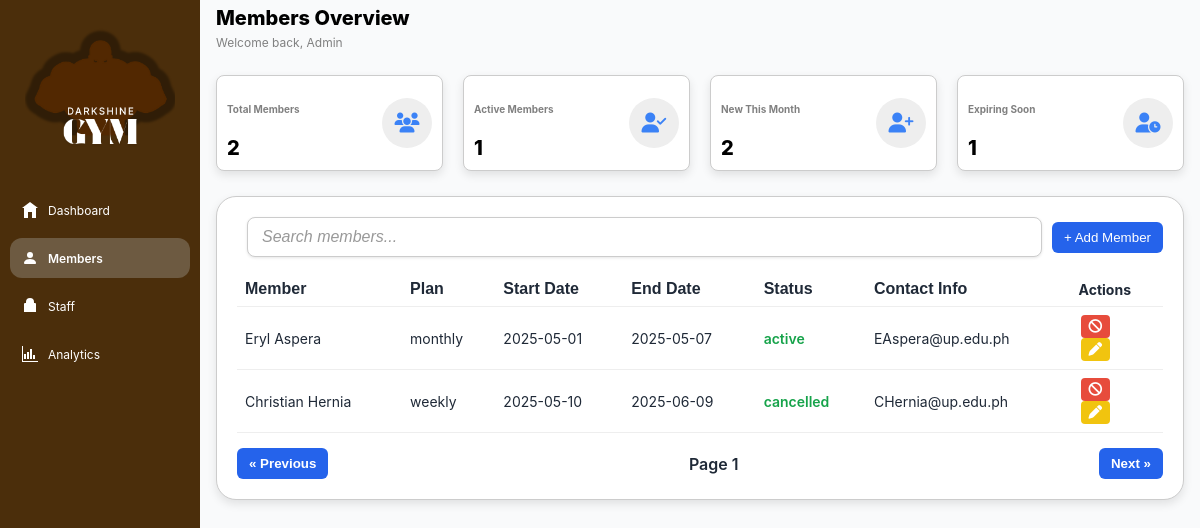
/backend/Members.php, run on an earlier commit of the app's database.
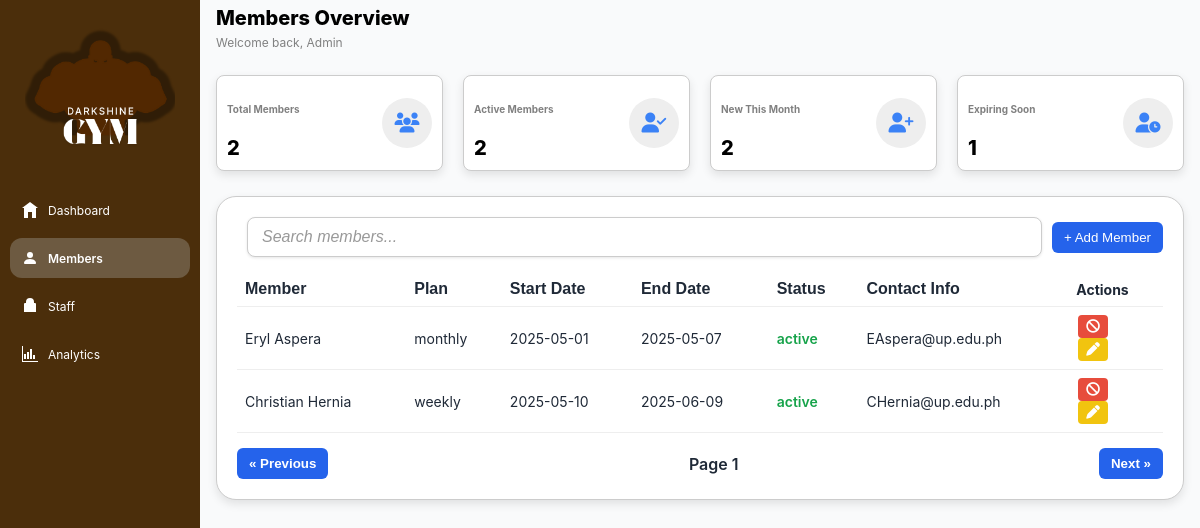
And on a later commit of the database.
### tables this page shows
CREATE table members (
    member_ID INT AUto_INCREMENT PRIMARY KEY,
    member_name VARCHAR(50),
    contact_info VARCHAR(50),
    membership_status ENUM('active', 'inactive', 'cancelled') DEFAULT 'active'
);

CREATE TABLE membership (
    membership_ID INT AUTO_INCREMENT PRIMARY KEY,
    membership_type ENUM('weekly', 'monthly', 'yearly') NOT NULL,
    price DECIMAL(10,2) CHECK (price >= 0),
    duration INT CHECK (duration > 0)
);

CREATE TABLE subscribes (
    subscription_ID INT AUTO_INCREMENT PRIMARY KEY,
    member_ID INT NOT NULL,
    membership_ID INT NOT NULL,
    purchase_date DATE,
    start_date DATE,
    end_date DATE,
    FOREIGN KEY (member_ID) REFERENCES members(member_ID),
    FOREIGN KEY (membership_ID) REFERENCES membership(membership_ID)
);

### memberFunctions/displayMembers.php (the view)
<?php
include 'DBConnector.php';
$member_query = "SELECT * FROM members";
$member_result = $conn->query($member_query);
if ($member_result->num_rows > 0) {
    while($row = $member_result->fetch_assoc()) {
        $subscription_query = "SELECT *
                                FROM membership m
                                JOIN subscribes s ON m.membership_ID = s.membership_ID
                                WHERE s.member_ID = " . $row["member_ID"] . ";" ;
        $subscription = $conn->query($subscription_query)->fetch_assoc();
        $memType = isset($subscription["membership_type"]) ? $subscription["membership_type"] : "N/A";
        $startDate = isset($subscription["start_date"]) ? $subscription["start_date"] : "N/A";
        $endDate = isset($subscription["end_date"]) ? $subscription["end_date"] : "N/A";
        $subscription_ID = isset($subscription['subscription_ID']) ? (int) $subscription['subscription_ID'] : 0;
        echo"
        <tr>
          <td>" . $row["member_name"] . "</td>
          <td>" . $memType . "</td>
          <td>" . $startDate . "</td>
          <td>" . $endDate . "</td>
          <td class='status Active'>" . $row["membership_status"] . "</td>
          <td>" . $row["contact_info"] . "</td>
          <td>" .
            "<form action='delete_subscription.php' method='post' onsubmit=\"return confirm('Are you sure you want to cancel subscription for this member?')\">".
                "<input type='text' style='display:none;' name='subscription_ID' value='".$subscription_ID."'>".
                "<input type='text' style='display:none;' name='action' value='delete'>".
                "<button type='submit' class='action-btn delete' title='Cancel Subscription'>
                  <i class='fas fa-cancel'></i>
                </button>".
            "</form>".
            "<form action='Members.php' method='post'>".
                "<input type='text' style='display:none;' name='MemberID' value='".$row["member_ID"]."'>".
                "<input type='text' style='display:none;' name='action' value='edit'>".
                "<button type='submit' class='action-btn edit' title='Edit'>
                  <i class='fas fa-pen'></i>
                </button>".
            "</form>".
          "
          </td>
        </tr>
        ";
    }
} else {
    echo "0 results";
}
?>

### memberFunctions/active_members.php
<?php
include "DBConnector.php";
$active_members = $conn->query("SELECT COUNT(*) as total FROM members WHERE membership_status = 'active';")->fetch_assoc();
echo"<h2 class='heading'>" . $active_members['total'] . "</h2>";
?>

What changed in the data, as far as the page shows it:
changed members "Christian Hernia": membership_status "cancelled" → "active"
Also different on the page:
$active_members['total']: "1" → "2"
